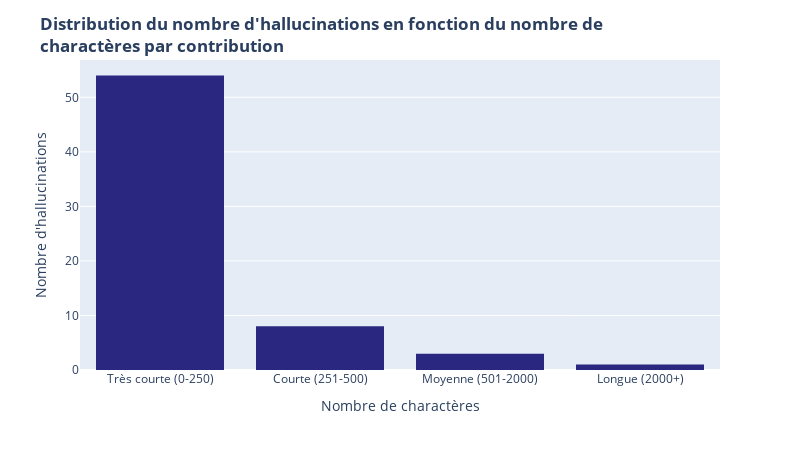

The notebook cell saved with this chart:
### Markdown cell above
### **B - Caractéristiques des extractions**

### Code cell
fig = px.histogram(
    df, x="contrib_cat", y="Hallucinations",
    color_discrete_sequence=["#2a2781"], histfunc="sum", category_orders=dict(contrib_cat=length_labels)
)
fig.update_layout(
    title={"text": "<b>Distribution du nombre d'hallucinations en fonction du nombre de <br>charactères par contribution</b>"}, 
    xaxis_title="Nombre de charactères", 
    yaxis_title="Nombre d'hallucinations", 
    width=800, height=450
)
fig.update_traces(
    hovertemplate =
        "Nombre d'hallucinations = %{y}<extra></extra>"
)
fig.show()

# Pour aller plus loin : afficher le nombre de contributions dans l'info-bulle.

### Figure 1 — Plotly figure (JSON) as saved in the notebook; plotly's stock layout.template omitted (floating-point values rounded to 4 significant figures; data arrays with more than 128 entries replaced by an {"elided": "..."} marker saying what was removed)
{"data": [{"bingroup": "x", "histfunc": "sum", "hovertemplate": "Nombre d'hallucinations = %{y}<extra></extra>", "legendgroup": "", "marker": {"color": "#2a2781", "pattern": {"shape": ""}}, "name": "", "orientation": "v", "showlegend": false, "type": "histogram", "x": {"elided": "200 str values"}, "xaxis": "x", "y": {"elided": "200 float values"}, "yaxis": "y"}], "layout": {"barmode": "relative", "height": 450, "legend": {"tracegroupgap": 0}, "margin": {"t": 60}, "title": {"text": "<b>Distribution du nombre d'hallucinations en fonction du nombre de <br>charactères par contribution</b>"}, "width": 800, "xaxis": {"anchor": "y", "categoryarray": ["Très courte (0-250)", "Courte (251-500)", "Moyenne (501-2000)", "Longue (2000+)"], "categoryorder": "array", "domain": [0, 1], "title": {"text": "Nombre de charactères"}}, "yaxis": {"anchor": "x", "domain": [0, 1], "title": {"text": "Nombre d'hallucinations"}}}}
